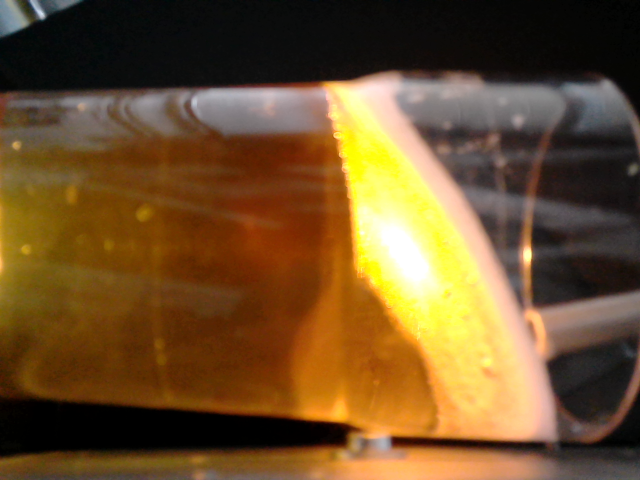
#> input picture tests/testimages/Bilder_ok/img7664.png, 1280 x 960 px, found by its file name (shown at 1/2 size)
$ python Auswertung_Color_Edge.py
#> lines starting #> are read from the running program, lines starting #| are printed output that depends on the picture; after the words box and inside, x2 and y2 are one past the last pixel; in counts of white or black regions, pixels touching at a corner belong together
import cv2
import numpy as np

# Load in image
img = cv2.imread('testimages/img7664.png')
#> img is the input picture: shape (960, 1280, 3); mean B, G, R 43.3, 80.6, 110.2

pts = np.array([[0, 630], [1280, 630], [1280, 770], [0, 770]])

## (1) Crop the bounding rect
rect = cv2.boundingRect(pts)
x, y, w, h = rect
image = img[y:y+h, x:x+w].copy()
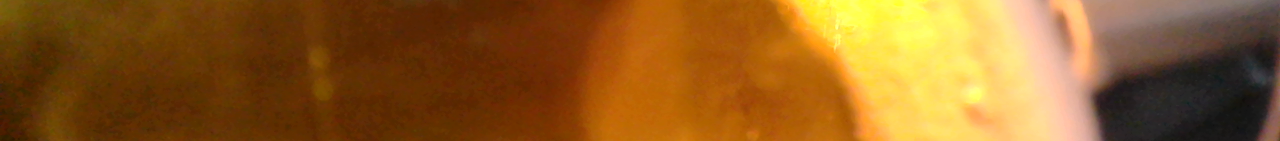
#> image: shape (141, 1280, 3); mean B, G, R 33.7, 93.3, 142.3

# Set fixed HSV values
hMin = 0
sMin = 40
vMin = 153
hMax = 179
sMax = 114
vMax = 255

# Set minimum and max HSV values to display
lower = np.array([hMin, sMin, vMin])
upper = np.array([hMax, sMax, vMax])

# Create HSV Image and threshold into a range
hsv = cv2.cvtColor(image, cv2.COLOR_BGR2HSV)
#> hsv: shape (141, 1280, 3); mean H, S, V 19.9, 197.5, 142.3
mask = cv2.inRange(hsv, lower, upper)
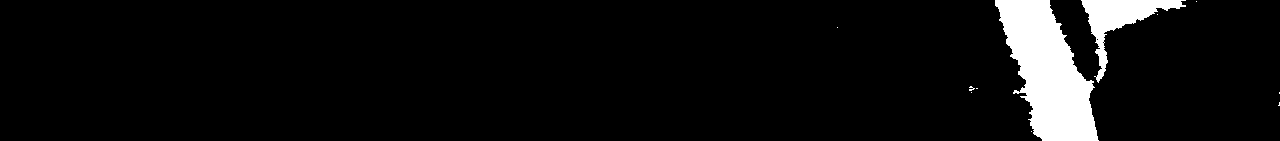
#> mask: shape (141, 1280); 6.1% white; 11 white regions (9 under 20 px), largest, box (x1, y1, x2, y2) and area: (995, 0, 1099, 141) 8514, (1081, 0, 1186, 83) 2388
output = cv2.bitwise_and(image, image, mask=mask)
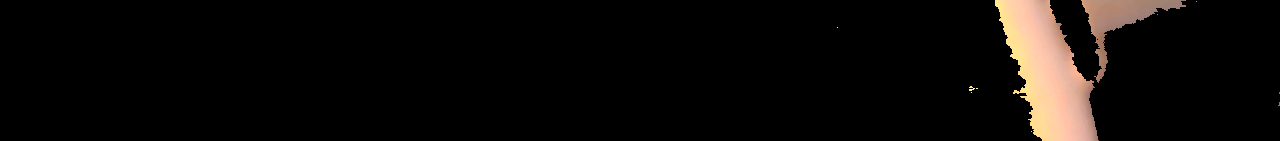
#> output: shape (141, 1280, 3); mean B, G, R 8.9, 10.9, 13.7

pts = np.array([[0, 630], [1280, 630], [1280, 770], [0, 770]])

## (1) Crop the bounding rect
rect = cv2.boundingRect(pts)
x, y, w, h = rect
image = img[y:y+h, x:x+w].copy()
#1


# Apply Canny Edge Detection
edges = cv2.Canny(output, 100, 200)
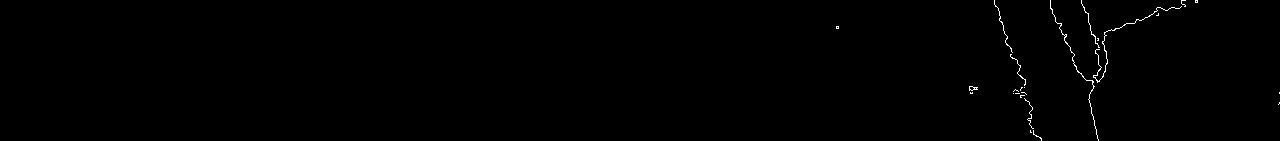
#> edges: shape (141, 1280); 0.39% white in thin lines or dots, all inside (x1, y1, x2, y2) = (836, 0, 1280, 141)

# Dilate the edges to make them thicker
kernel = np.ones((5,5), np.uint8)
edges_dilated = cv2.dilate(edges, kernel, iterations=1)
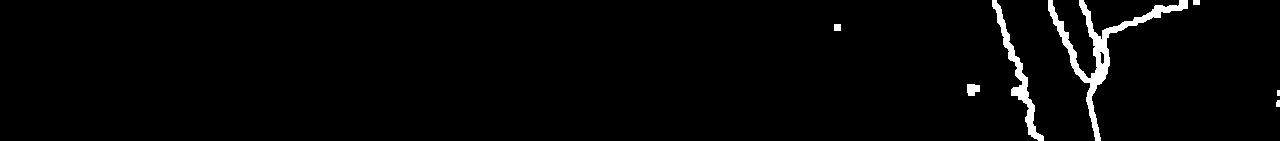
#> edges_dilated: shape (141, 1280); 2.2% white; 7 white regions (1 under 20 px)

# Find contours based on the edges
contours, _ = cv2.findContours(edges_dilated, cv2.RETR_EXTERNAL, cv2.CHAIN_APPROX_SIMPLE)
#> contours = 7 contours, 2 with area under 20; largest, box (x1, y1, x2, y2) and area: (1048, 0, 1188, 141) 2212, (992, 0, 1044, 141) 1010, (967, 84, 980, 96) 106, (834, 24, 841, 31) 36, (1193, 0, 1200, 5) 24

# Sort contours by length and keep only the two longest
contours = sorted(contours, key=cv2.contourArea, reverse=True)[:2]
#> contours = 2 contours; box (x1, y1, x2, y2) and area: (1048, 0, 1188, 141) 2212, (992, 0, 1044, 141) 1010

# Create an empty image to draw the two longest contours
edges_colored = np.zeros_like(image)

# Draw the two longest contours in red
cv2.drawContours(edges_colored, contours, -1, (255, 255, 0), 2)
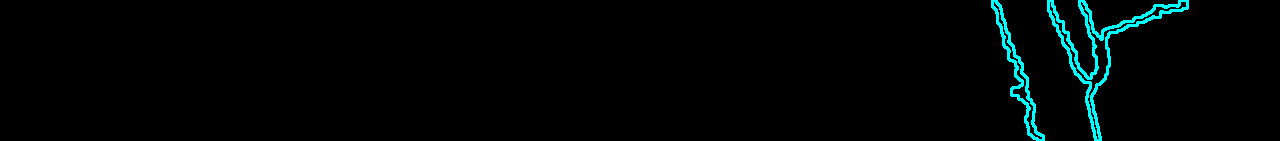
#> edges_colored: shape (141, 1280, 3); mean of channels 0, 1, 2 5, 5, 0; drawn as B, G, R

# Overlay the edges on the original cropped image
overlay = cv2.addWeighted(image, 0.8, edges_colored, 0.2, 0)
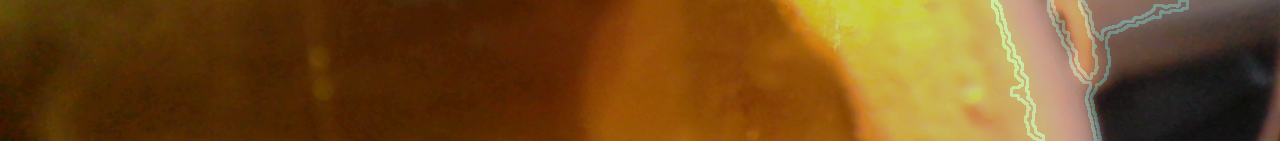
#> overlay: shape (141, 1280, 3); mean B, G, R 28, 75.7, 113.8

# Display the overlay image and the original image
cv2.imshow('Two Longest Edges Overlay', overlay)
cv2.imshow('Original', img)
cv2.imwrite('Edge.jpg', overlay)

# Wait indefinitely until a key is pressed
cv2.waitKey(0)
cv2.destroyAllWindows()

$ run again, with tests/testimages/Bilder_ok/img1550.png copied over tests/testimages/Bilder_ok/img7664.png
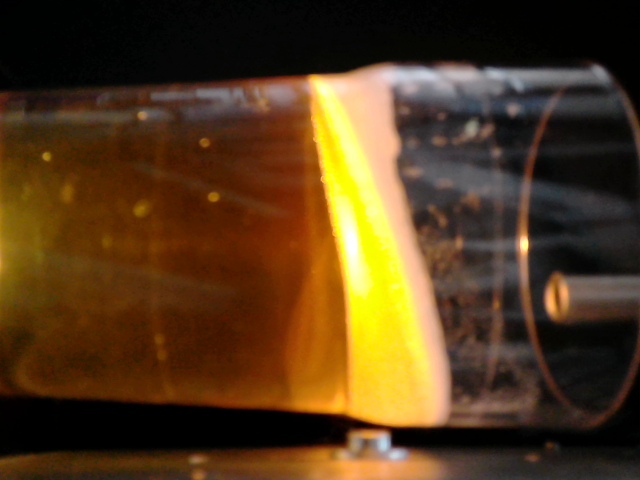
#> input picture tests/testimages/Bilder_ok/img1550.png, 1280 x 960 px, found by its file name (shown at 1/2 size)
#> img is the input picture: shape (960, 1280, 3); mean B, G, R 27.8, 58.2, 83.6
#> hsv: shape (141, 1280, 3); mean H, S, V 19.3, 194.6, 104.9
#> `mask = cv2.inRange(hsv, lower, upper)`:
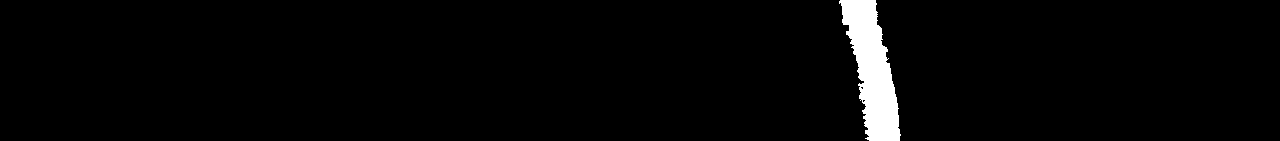
#> mask: shape (141, 1280); 2.6% white; 1 white region, box (x1, y1, x2, y2) and area: (839, 0, 901, 141) 4750
#> edges: shape (141, 1280); 0.19% white in thin lines or dots, all inside (x1, y1, x2, y2) = (838, 0, 901, 141)
#> edges_dilated: shape (141, 1280); 1.1% white; 2 white regions
#> contours = 2 contours; box (x1, y1, x2, y2) and area: (836, 0, 871, 141) 904, (873, 0, 903, 141) 726
#> `overlay = cv2.addWeighted(image, 0.8, edges_colored, 0.2, 0)`:
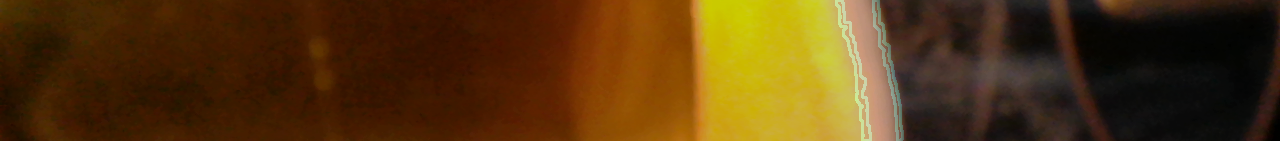
#> overlay: shape (141, 1280, 3); mean B, G, R 15, 53.9, 83.8
